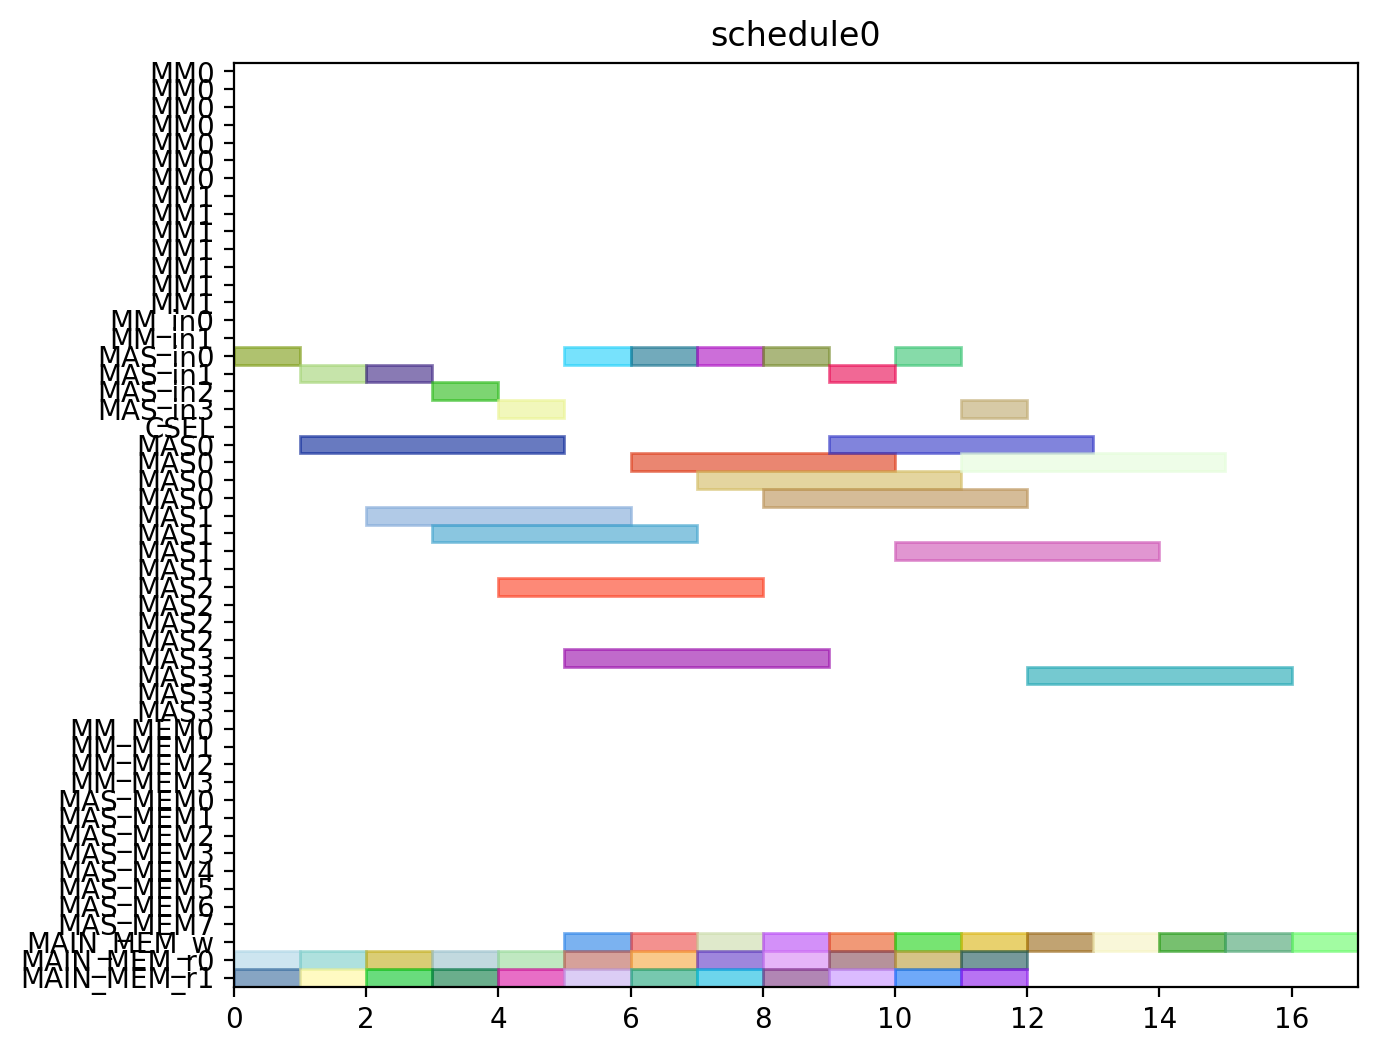

Recreate this plot in Python.
from pyschedule import Scenario, solvers, plotters, alt


def solve():
	horizon = 120
	S = Scenario("schedule0", horizon=horizon)

	# resource
	MM = S.Resources('MM', num=2, size=7)
	MM_in = S.Resources('MM_in', num=2)
	MAS_in = S.Resources('MAS_in', num=4)
	CSEL = S.Resource('CSEL')
	MAS = S.Resources('MAS', num=4, size=4, periods=range(1, horizon))
	MM_MEM = S.Resources('MM_MEM', num=4)
	MAS_MEM = S.Resources('MAS_MEM', num=8)
	MAIN_MEM_w = S.Resource('MAIN_MEM_w', size=1)
	MAIN_MEM_r = S.Resources('MAIN_MEM_r', num=2)

	# result of previous scheduling

	# new tasks
	c000 = S.Task('c000', length=4, delay_cost=1)
	c000 += alt(MAS)
	c000_in = S.Task('c000_in', length=1, delay_cost=1)
	c000_in += alt(MAS_in)
	S += c000_in*MAS_in[0]<=c000*MAS[0]

	S += c000_in*MAS_in[1]<=c000*MAS[1]

	S += c000_in*MAS_in[2]<=c000*MAS[2]

	S += c000_in*MAS_in[3]<=c000*MAS[3]

	S += 0<c000

	c000_w = S.Task('c000_w', length=1, delay_cost=1)
	c000_w += alt(MAIN_MEM_w)
	S += c000 <= c000_w

	c000_mem0 = S.Task('c000_mem0', length=1, delay_cost=1)
	c000_mem0 += MAIN_MEM_r[0]
	S += c000_mem0 <= c000

	c000_mem1 = S.Task('c000_mem1', length=1, delay_cost=1)
	c000_mem1 += MAIN_MEM_r[1]
	S += c000_mem1 <= c000

	c001 = S.Task('c001', length=4, delay_cost=1)
	c001 += alt(MAS)
	c001_in = S.Task('c001_in', length=1, delay_cost=1)
	c001_in += alt(MAS_in)
	S += c001_in*MAS_in[0]<=c001*MAS[0]

	S += c001_in*MAS_in[1]<=c001*MAS[1]

	S += c001_in*MAS_in[2]<=c001*MAS[2]

	S += c001_in*MAS_in[3]<=c001*MAS[3]

	S += 0<c001

	c001_w = S.Task('c001_w', length=1, delay_cost=1)
	c001_w += alt(MAIN_MEM_w)
	S += c001 <= c001_w

	c001_mem0 = S.Task('c001_mem0', length=1, delay_cost=1)
	c001_mem0 += MAIN_MEM_r[0]
	S += c001_mem0 <= c001

	c001_mem1 = S.Task('c001_mem1', length=1, delay_cost=1)
	c001_mem1 += MAIN_MEM_r[1]
	S += c001_mem1 <= c001

	c010 = S.Task('c010', length=4, delay_cost=1)
	c010 += alt(MAS)
	c010_in = S.Task('c010_in', length=1, delay_cost=1)
	c010_in += alt(MAS_in)
	S += c010_in*MAS_in[0]<=c010*MAS[0]

	S += c010_in*MAS_in[1]<=c010*MAS[1]

	S += c010_in*MAS_in[2]<=c010*MAS[2]

	S += c010_in*MAS_in[3]<=c010*MAS[3]

	S += 0<c010

	c010_w = S.Task('c010_w', length=1, delay_cost=1)
	c010_w += alt(MAIN_MEM_w)
	S += c010 <= c010_w

	c010_mem0 = S.Task('c010_mem0', length=1, delay_cost=1)
	c010_mem0 += MAIN_MEM_r[0]
	S += c010_mem0 <= c010

	c010_mem1 = S.Task('c010_mem1', length=1, delay_cost=1)
	c010_mem1 += MAIN_MEM_r[1]
	S += c010_mem1 <= c010

	c011 = S.Task('c011', length=4, delay_cost=1)
	c011 += alt(MAS)
	c011_in = S.Task('c011_in', length=1, delay_cost=1)
	c011_in += alt(MAS_in)
	S += c011_in*MAS_in[0]<=c011*MAS[0]

	S += c011_in*MAS_in[1]<=c011*MAS[1]

	S += c011_in*MAS_in[2]<=c011*MAS[2]

	S += c011_in*MAS_in[3]<=c011*MAS[3]

	S += 0<c011

	c011_w = S.Task('c011_w', length=1, delay_cost=1)
	c011_w += alt(MAIN_MEM_w)
	S += c011 <= c011_w

	c011_mem0 = S.Task('c011_mem0', length=1, delay_cost=1)
	c011_mem0 += MAIN_MEM_r[0]
	S += c011_mem0 <= c011

	c011_mem1 = S.Task('c011_mem1', length=1, delay_cost=1)
	c011_mem1 += MAIN_MEM_r[1]
	S += c011_mem1 <= c011

	c100 = S.Task('c100', length=4, delay_cost=1)
	c100 += alt(MAS)
	c100_in = S.Task('c100_in', length=1, delay_cost=1)
	c100_in += alt(MAS_in)
	S += c100_in*MAS_in[0]<=c100*MAS[0]

	S += c100_in*MAS_in[1]<=c100*MAS[1]

	S += c100_in*MAS_in[2]<=c100*MAS[2]

	S += c100_in*MAS_in[3]<=c100*MAS[3]

	S += 0<c100

	c100_w = S.Task('c100_w', length=1, delay_cost=1)
	c100_w += alt(MAIN_MEM_w)
	S += c100 <= c100_w

	c100_mem0 = S.Task('c100_mem0', length=1, delay_cost=1)
	c100_mem0 += MAIN_MEM_r[0]
	S += c100_mem0 <= c100

	c100_mem1 = S.Task('c100_mem1', length=1, delay_cost=1)
	c100_mem1 += MAIN_MEM_r[1]
	S += c100_mem1 <= c100

	c101 = S.Task('c101', length=4, delay_cost=1)
	c101 += alt(MAS)
	c101_in = S.Task('c101_in', length=1, delay_cost=1)
	c101_in += alt(MAS_in)
	S += c101_in*MAS_in[0]<=c101*MAS[0]

	S += c101_in*MAS_in[1]<=c101*MAS[1]

	S += c101_in*MAS_in[2]<=c101*MAS[2]

	S += c101_in*MAS_in[3]<=c101*MAS[3]

	S += 0<c101

	c101_w = S.Task('c101_w', length=1, delay_cost=1)
	c101_w += alt(MAIN_MEM_w)
	S += c101 <= c101_w

	c101_mem0 = S.Task('c101_mem0', length=1, delay_cost=1)
	c101_mem0 += MAIN_MEM_r[0]
	S += c101_mem0 <= c101

	c101_mem1 = S.Task('c101_mem1', length=1, delay_cost=1)
	c101_mem1 += MAIN_MEM_r[1]
	S += c101_mem1 <= c101

	c110 = S.Task('c110', length=4, delay_cost=1)
	c110 += alt(MAS)
	c110_in = S.Task('c110_in', length=1, delay_cost=1)
	c110_in += alt(MAS_in)
	S += c110_in*MAS_in[0]<=c110*MAS[0]

	S += c110_in*MAS_in[1]<=c110*MAS[1]

	S += c110_in*MAS_in[2]<=c110*MAS[2]

	S += c110_in*MAS_in[3]<=c110*MAS[3]

	S += 0<c110

	c110_w = S.Task('c110_w', length=1, delay_cost=1)
	c110_w += alt(MAIN_MEM_w)
	S += c110 <= c110_w

	c110_mem0 = S.Task('c110_mem0', length=1, delay_cost=1)
	c110_mem0 += MAIN_MEM_r[0]
	S += c110_mem0 <= c110

	c110_mem1 = S.Task('c110_mem1', length=1, delay_cost=1)
	c110_mem1 += MAIN_MEM_r[1]
	S += c110_mem1 <= c110

	c111 = S.Task('c111', length=4, delay_cost=1)
	c111 += alt(MAS)
	c111_in = S.Task('c111_in', length=1, delay_cost=1)
	c111_in += alt(MAS_in)
	S += c111_in*MAS_in[0]<=c111*MAS[0]

	S += c111_in*MAS_in[1]<=c111*MAS[1]

	S += c111_in*MAS_in[2]<=c111*MAS[2]

	S += c111_in*MAS_in[3]<=c111*MAS[3]

	S += 0<c111

	c111_w = S.Task('c111_w', length=1, delay_cost=1)
	c111_w += alt(MAIN_MEM_w)
	S += c111 <= c111_w

	c111_mem0 = S.Task('c111_mem0', length=1, delay_cost=1)
	c111_mem0 += MAIN_MEM_r[0]
	S += c111_mem0 <= c111

	c111_mem1 = S.Task('c111_mem1', length=1, delay_cost=1)
	c111_mem1 += MAIN_MEM_r[1]
	S += c111_mem1 <= c111

	c200 = S.Task('c200', length=4, delay_cost=1)
	c200 += alt(MAS)
	c200_in = S.Task('c200_in', length=1, delay_cost=1)
	c200_in += alt(MAS_in)
	S += c200_in*MAS_in[0]<=c200*MAS[0]

	S += c200_in*MAS_in[1]<=c200*MAS[1]

	S += c200_in*MAS_in[2]<=c200*MAS[2]

	S += c200_in*MAS_in[3]<=c200*MAS[3]

	S += 0<c200

	c200_w = S.Task('c200_w', length=1, delay_cost=1)
	c200_w += alt(MAIN_MEM_w)
	S += c200 <= c200_w

	c200_mem0 = S.Task('c200_mem0', length=1, delay_cost=1)
	c200_mem0 += MAIN_MEM_r[0]
	S += c200_mem0 <= c200

	c200_mem1 = S.Task('c200_mem1', length=1, delay_cost=1)
	c200_mem1 += MAIN_MEM_r[1]
	S += c200_mem1 <= c200

	c201 = S.Task('c201', length=4, delay_cost=1)
	c201 += alt(MAS)
	c201_in = S.Task('c201_in', length=1, delay_cost=1)
	c201_in += alt(MAS_in)
	S += c201_in*MAS_in[0]<=c201*MAS[0]

	S += c201_in*MAS_in[1]<=c201*MAS[1]

	S += c201_in*MAS_in[2]<=c201*MAS[2]

	S += c201_in*MAS_in[3]<=c201*MAS[3]

	S += 0<c201

	c201_w = S.Task('c201_w', length=1, delay_cost=1)
	c201_w += alt(MAIN_MEM_w)
	S += c201 <= c201_w

	c201_mem0 = S.Task('c201_mem0', length=1, delay_cost=1)
	c201_mem0 += MAIN_MEM_r[0]
	S += c201_mem0 <= c201

	c201_mem1 = S.Task('c201_mem1', length=1, delay_cost=1)
	c201_mem1 += MAIN_MEM_r[1]
	S += c201_mem1 <= c201

	c210 = S.Task('c210', length=4, delay_cost=1)
	c210 += alt(MAS)
	c210_in = S.Task('c210_in', length=1, delay_cost=1)
	c210_in += alt(MAS_in)
	S += c210_in*MAS_in[0]<=c210*MAS[0]

	S += c210_in*MAS_in[1]<=c210*MAS[1]

	S += c210_in*MAS_in[2]<=c210*MAS[2]

	S += c210_in*MAS_in[3]<=c210*MAS[3]

	S += 0<c210

	c210_w = S.Task('c210_w', length=1, delay_cost=1)
	c210_w += alt(MAIN_MEM_w)
	S += c210 <= c210_w

	c210_mem0 = S.Task('c210_mem0', length=1, delay_cost=1)
	c210_mem0 += MAIN_MEM_r[0]
	S += c210_mem0 <= c210

	c210_mem1 = S.Task('c210_mem1', length=1, delay_cost=1)
	c210_mem1 += MAIN_MEM_r[1]
	S += c210_mem1 <= c210

	c211 = S.Task('c211', length=4, delay_cost=1)
	c211 += alt(MAS)
	c211_in = S.Task('c211_in', length=1, delay_cost=1)
	c211_in += alt(MAS_in)
	S += c211_in*MAS_in[0]<=c211*MAS[0]

	S += c211_in*MAS_in[1]<=c211*MAS[1]

	S += c211_in*MAS_in[2]<=c211*MAS[2]

	S += c211_in*MAS_in[3]<=c211*MAS[3]

	S += 0<c211

	c211_w = S.Task('c211_w', length=1, delay_cost=1)
	c211_w += alt(MAIN_MEM_w)
	S += c211 <= c211_w

	c211_mem0 = S.Task('c211_mem0', length=1, delay_cost=1)
	c211_mem0 += MAIN_MEM_r[0]
	S += c211_mem0 <= c211

	c211_mem1 = S.Task('c211_mem1', length=1, delay_cost=1)
	c211_mem1 += MAIN_MEM_r[1]
	S += c211_mem1 <= c211

	solvers.mip.solve(S,msg=1,kind='CPLEX',ratio_gap=1.01)

	solution = [['hoge']*len(S.solution()[1]) for i in range(len(S.solution()))]
	for i in range(len(S.solution())):
		for j in range(len(S.solution()[i])):
			solution[i][j]=str(S.solution()[i][j])
	print(solution)

	cycles = int(solution[-1][3])

	pic_file_name = "/mnt/rose/usr1/fukuda/ABE/multiRAM_multiMAS_16mux/scheduling_result/stage7MM2_stage4MAS4/CONJ/schedule0.png"
	if(S.solution() != []):
		plotters.matplotlib.plot(S,img_filename=pic_file_name, show_task_labels=False, fig_size=(cycles*0.25+3, 6))

	return solution
